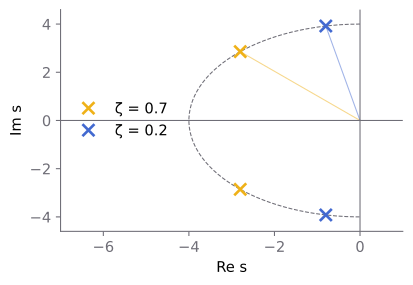

Write Python code to recreate this figure.
# The pole figure: matplotlib with posuta's style, saved as SVG and placed with <Figure>.
#   uv run --with matplotlib figures/poles.py   (or python figures/poles.py with matplotlib installed)
import logging
from pathlib import Path

import matplotlib.pyplot as plt
import numpy as np

logging.getLogger("matplotlib.font_manager").setLevel(logging.ERROR)  # the browser has the font
here = Path(__file__).parent
plt.style.use(here.parent / "node_modules/posuta/posuta.mplstyle")

wn = 4.0
fig, ax = plt.subplots(figsize=(4.6, 3.0))
th = np.linspace(np.pi / 2, 3 * np.pi / 2, 200)
ax.plot(wn * np.cos(th), wn * np.sin(th), color="#6f6e77", lw=0.8, ls="--")
for zeta, color in [(0.7, "#efb118"), (0.2, "#4269d0")]:  # the chart's colours
    s, wd = -zeta * wn, wn * np.sqrt(1 - zeta**2)
    ax.plot([s, s], [wd, -wd], "x", color=color, ms=9, mew=2, label=f"ζ = {zeta}")
    ax.plot([0, s], [0, wd], color=color, lw=0.8, alpha=0.5)
ax.axhline(0, color="#6f6e77", lw=0.8)
ax.axvline(0, color="#6f6e77", lw=0.8)
ax.grid(False)  # light grid lines glare in dark mode
ax.set(xlim=(-7, 1), ylim=(-4.6, 4.6), xlabel="Re s", ylabel="Im s")
ax.legend(loc="center left")

out = here / "poles.svg"
fig.savefig(out)
# Text in currentColor, so the figure follows the page in dark mode.
out.write_text(out.read_text().replace("#282a30", "currentColor"))
